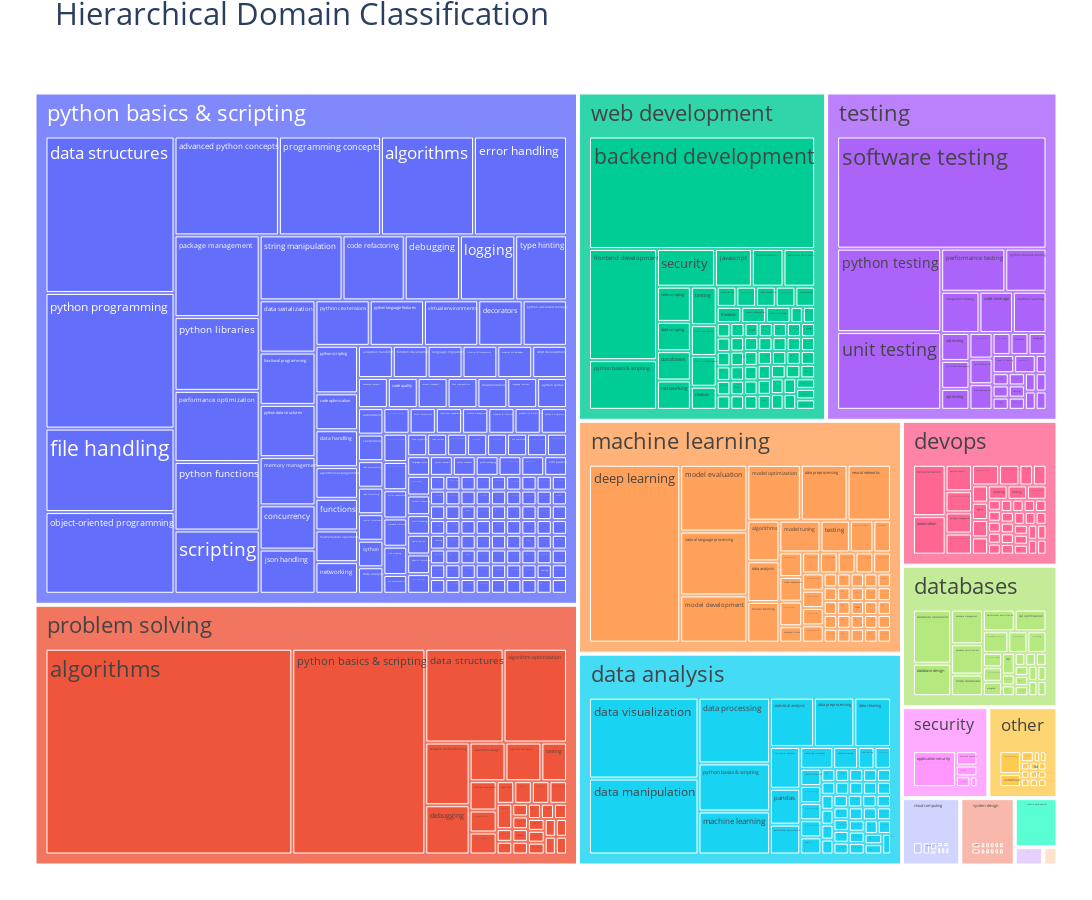

Source (notebook cell):
### Code cell
import pandas as pd
import plotly.express as px


df = pd.DataFrame(expanded_enriched_df)
fig = px.treemap(
    df, 
    path=['domain__top_level', 'domain__sub_level'], 
    title="Hierarchical Domain Classification",
    height=900,
    width=1600
)
fig.update_layout(
    margin=dict(t=50, l=25, r=25, b=25),
        font=dict(size=22)  # Increase font size
)
fig.show()

### Figure 1 — Plotly figure (JSON) as saved in the notebook; plotly's stock layout.template omitted (floating-point values rounded to 4 significant figures; data arrays with more than 128 entries replaced by an {"elided": "..."} marker saying what was removed)
{"data": [{"branchvalues": "total", "domain": {"x": [0, 1], "y": [0, 1]}, "hovertemplate": "labels=%{label}<br>count=%{value}<br>parent=%{parent}<br>id=%{id}<extra></extra>", "ids": {"elided": "528 str values"}, "labels": {"elided": "528 str values"}, "name": "", "parents": {"elided": "528 str values"}, "type": "treemap", "values": {"elided": "528 int values"}}], "layout": {"font": {"size": 22}, "height": 900, "legend": {"tracegroupgap": 0}, "margin": {"b": 25, "l": 25, "r": 25, "t": 50}, "title": {"text": "Hierarchical Domain Classification"}, "width": 1600}}
